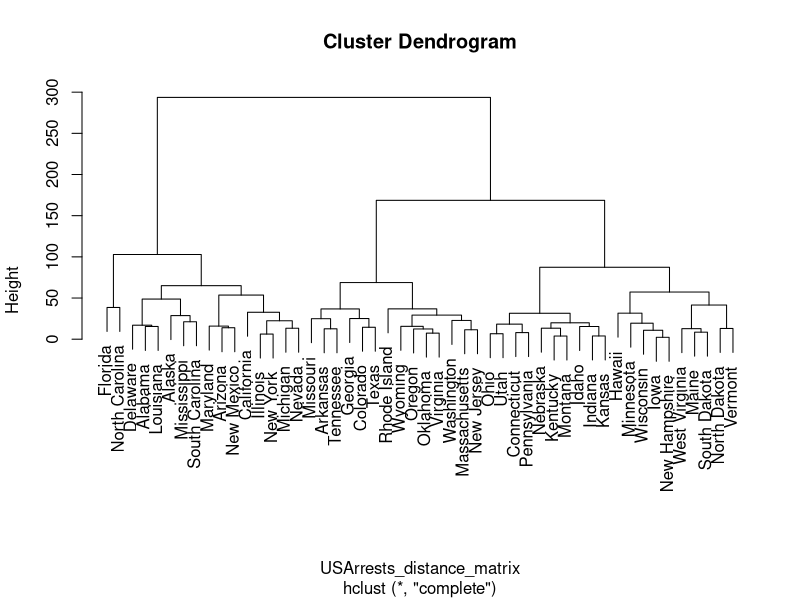
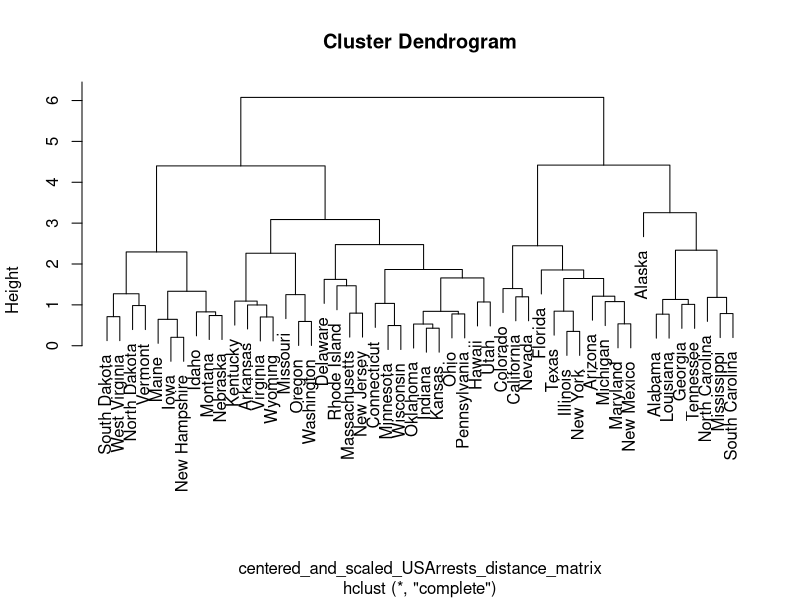

R code for these plots, in order:
## ---- chunk 1
# This chunk is called global_options. Due to `include = FALSE`, when the document is rendered, the chunk will be executed, but the results and code will not be included in the rendered document
knitr::opts_chunk$set(
    collapse = FALSE, # code and corresponding output appear in knit file in separate blocks
    echo = TRUE, # echo code by default
    comment = "#", # change comment character
    #fig.width = 5.5, # set figure width
    fig.align = "center", # set figure position
    #out.width = "49%", # set width of displayed images
    warning = TRUE, # do not show R warnings
    message = TRUE # do not show R messages
)
## ---- chunk 2
        the_prcomp <- prcomp(USArrests, scale = TRUE)
        variances_of_principal_components <- the_prcomp$sdev^2
        vector_of_PVEs <-
            variances_of_principal_components / sum(variances_of_principal_components)
        vector_of_PVEs
## ---- chunk 3
        matrix_of_variable_loadings <- the_prcomp$rotation
        centered_and_scaled_USArrests <- scale(USArrests)
        centered_and_scaled_USArrests_matrix <-
            as.matrix(centered_and_scaled_USArrests)
        squared_centered_and_scaled_USArrests_matrix <-
            centered_and_scaled_USArrests_matrix^2
        sum_of_squared_centered_and_scaled_USArrests_matrix <-
            sum(squared_centered_and_scaled_USArrests_matrix)
        product_of_centered_and_scaled_USArrests_matrix_and_matrix_of_variable_loadings <-
        centered_and_scaled_USArrests_matrix %*% matrix_of_variable_loadings
        product_of_centered_and_scaled_USArrests_matrix_and_matrix_of_variable_loadings_summed_on_columns <-
            apply(product_of_centered_and_scaled_USArrests_matrix_and_matrix_of_variable_loadings^2, 2, sum)
        vector_of_PVEs <-
            product_of_centered_and_scaled_USArrests_matrix_and_matrix_of_variable_loadings_summed_on_columns / 
            sum_of_squared_centered_and_scaled_USArrests_matrix
        vector_of_PVEs
## ---- chunk 4
        USArrests_distance_matrix <- dist(USArrests)
        hclust_for_USArrests <- hclust(USArrests_distance_matrix, method = "complete")
        plot(hclust_for_USArrests)
## ---- chunk 5
        vector_with_group_memberships <- cutree(tree = hclust_for_USArrests, k = 3)
        sorted_vector_with_group_memberships <- sort(vector_with_group_memberships)
        sorted_vector_with_group_memberships
## ---- chunk 6
        centered_and_scaled_USArrests <- scale(USArrests)
        centered_and_scaled_USArrests_distance_matrix <-
            dist(centered_and_scaled_USArrests)
        hclust_for_centered_and_scaled_USArrests <-
            hclust(centered_and_scaled_USArrests_distance_matrix, method = "complete")
        plot(hclust_for_centered_and_scaled_USArrests)
## ---- chunk 7
        vector_with_group_memberships <- cutree(
            tree = hclust_for_centered_and_scaled_USArrests,
            k = 3
        )
        sorted_vector_with_group_memberships <- sort(vector_with_group_memberships)
        sorted_vector_with_group_memberships
